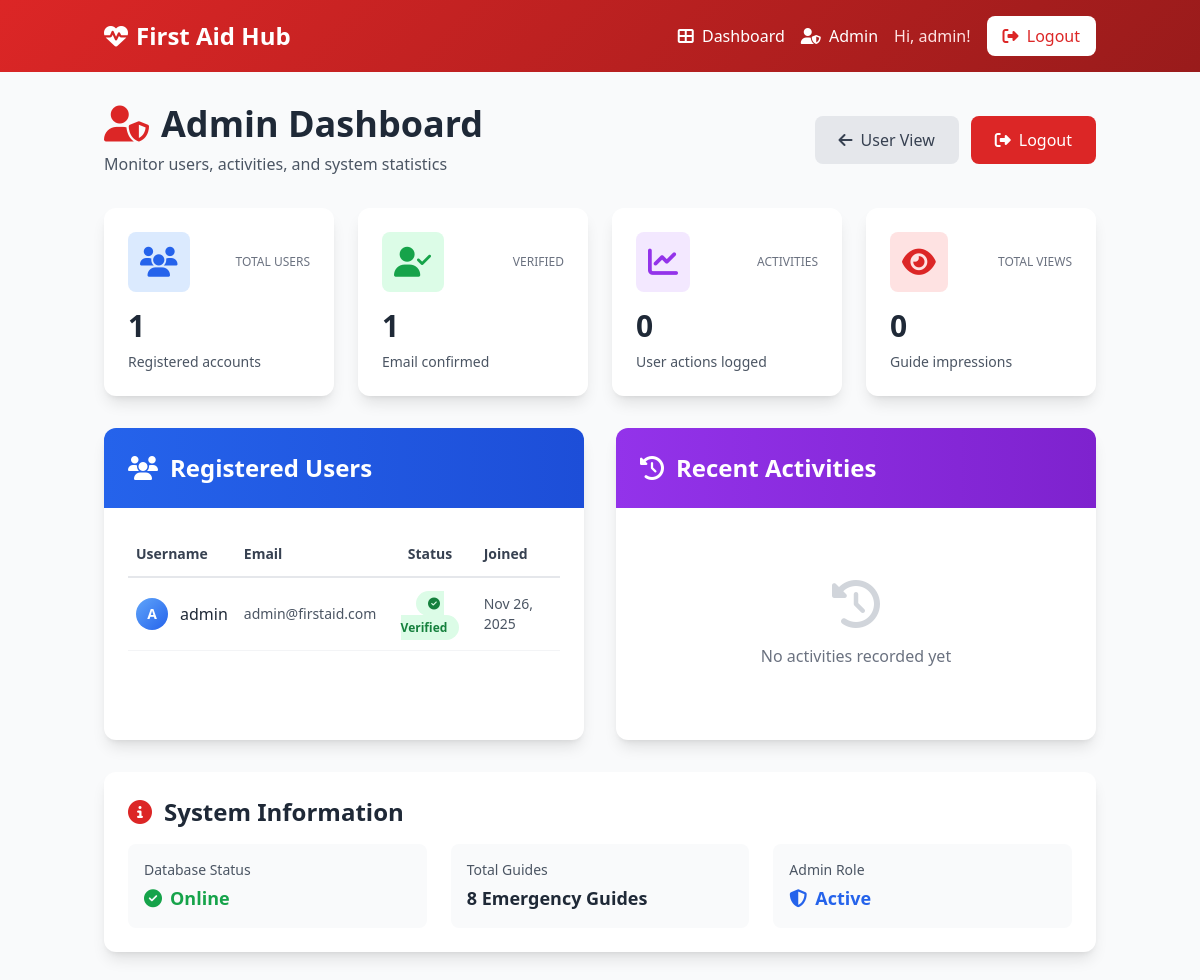
The page /admin (signed in) on the database its author committed.
### app.py (models this page shows)
class User(db.Model):
    id = db.Column(db.Integer, primary_key=True)
    username = db.Column(db.String(80), unique=True, nullable=False)
    email = db.Column(db.String(120), unique=True, nullable=False)
    password = db.Column(db.String(200), nullable=False)
    is_verified = db.Column(db.Boolean, default=False)
    is_admin = db.Column(db.Boolean, default=False)
    verification_token = db.Column(db.String(100))
    created_at = db.Column(db.DateTime, default=datetime.utcnow)
    last_login = db.Column(db.DateTime)
    activities = db.relationship("Activity", backref="user", lazy=True)

### app.py (the view)
@app.route("/admin")
@admin_required
def admin_dashboard():
    total_users = User.query.count()
    verified_users = User.query.filter_by(is_verified=True).count()
    total_guides = EmergencyGuide.query.count()
    total_activities = Activity.query.count()
    total_views = db.session.query(db.func.sum(EmergencyGuide.views)).scalar() or 0
    recent_activities = (
        Activity.query.order_by(Activity.timestamp.desc()).limit(20).all()
    )
    for a in recent_activities:
        user = User.query.get(a.user_id)
        a.username = user.username if user else "Unknown"
    users = User.query.order_by(User.created_at.desc()).all()
    stats = {
        "total_users": total_users,
        "verified_users": verified_users,
        "total_guides": total_guides,
        "total_activities": total_activities,
        "total_views": total_views,
    }
    return render_template(
        "admin.html", stats=stats, activities=recent_activities, users=users
    )

### templates/admin.html (shortened to what this page needs)
{% extends "base.html" %}
{% block content %}
<div class="min-h-screen bg-gray-50 py-8">
    <div class="container mx-auto px-4">
        <div class="mb-8 animate-fade-in">
            <div class="flex flex-col md:flex-row justify-between items-start md:items-center gap-4">
                <div>
                    <h1 class="text-4xl font-bold text-gray-800 mb-2">
                        <i class="fas fa-user-shield text-red-600 mr-3"></i>Admin Dashboard
                    </h1>
                    <p class="text-gray-600">Monitor users, activities, and system statistics</p>
                </div>
                <div class="flex gap-3">
                    <a href="{{ url_for('dashboard') }}" class="bg-gray-200 text-gray-700 px-6 py-3 rounded-lg hover:bg-gray-300 transition">
                        <i class="fas fa-arrow-left mr-2"></i>User View
                    </a>
                    <a href="{{ url_for('logout') }}" class="bg-red-600 text-white px-6 py-3 rounded-lg hover:bg-red-700 transition">
                        <i class="fas fa-sign-out-alt mr-2"></i>Logout
                    </a>
                </div>
            </div>
        </div>
        <div class="grid md:grid-cols-4 gap-6 mb-8">
            <div class="bg-white rounded-xl shadow-lg p-6 hover:shadow-xl transition transform hover:-translate-y-1 animate-slide-up">
                <div class="flex items-center justify-between mb-4">
                    <div class="bg-blue-100 p-3 rounded-lg">
                        <i class="fas fa-users text-3xl text-blue-600"></i>
                    </div>
                    <span class="text-xs text-gray-500 uppercase">Total Users</span>
                </div>
                <h3 class="text-3xl font-bold text-gray-800">{{ stats.total_users }}</h3>
                <p class="text-sm text-gray-600 mt-2">Registered accounts</p>
            </div>
            <div class="bg-white rounded-xl shadow-lg p-6 hover:shadow-xl transition transform hover:-translate-y-1 animate-slide-up" style="animation-delay: 0.1s">
                <div class="flex items-center justify-between mb-4">
                    <div class="bg-green-100 p-3 rounded-lg">
                        <i class="fas fa-user-check text-3xl text-green-600"></i>
                    </div>
                    <span class="text-xs text-gray-500 uppercase">Verified</span>
                </div>
                <h3 class="text-3xl font-bold text-gray-800">{{ stats.verified_users }}</h3>
                <p class="text-sm text-gray-600 mt-2">Email confirmed</p>
            </div>
            <div class="bg-white rounded-xl shadow-lg p-6 hover:shadow-xl transition transform hover:-translate-y-1 animate-slide-up" style="animation-delay: 0.2s">
                <div class="flex items-center justify-between mb-4">
                    <div class="bg-purple-100 p-3 rounded-lg">
                        <i class="fas fa-chart-line text-3xl text-purple-600"></i>
                    </div>
                    <span class="text-xs text-gray-500 uppercase">Activities</span>
                </div>
                <h3 class="text-3xl font-bold text-gray-800">{{ stats.total_activities }}</h3>
                <p class="text-sm text-gray-600 mt-2">User actions logged</p>
            </div>
            <div class="bg-white rounded-xl shadow-lg p-6 hover:shadow-xl transition transform hover:-translate-y-1 animate-slide-up" style="animation-delay: 0.3s">
                <div class="flex items-center justify-between mb-4">
                    <div class="bg-red-100 p-3 rounded-lg">
                        <i class="fas fa-eye text-3xl text-red-600"></i>
                    </div>
                    <span class="text-xs text-gray-500 uppercase">Total Views</span>
                </div>
                <h3 class="text-3xl font-bold text-gray-800">{{ stats.total_views or 0 }}</h3>
                <p class="text-sm text-gray-600 mt-2">Guide impressions</p>
            </div>
        </div>
        <div class="grid lg:grid-cols-2 gap-8">
            <div class="bg-white rounded-xl shadow-lg overflow-hidden animate-fade-in">
                <div class="bg-gradient-to-r from-blue-600 to-blue-700 text-white p-6">
                    <h2 class="text-2xl font-bold flex items-center">
                        <i class="fas fa-users mr-3"></i>Registered Users
                    </h2>
                </div>
                <div class="p-6">
                    {% if users %}
                    <div class="overflow-x-auto">
                        <table class="w-full">
                            <thead>
                                <tr class="border-b-2 border-gray-200">
                                    <th class="text-left py-3 px-2 text-sm font-semibold text-gray-700">Username</th>
                                    <th class="text-left py-3 px-2 text-sm font-semibold text-gray-700">Email</th>
                                    <th class="text-center py-3 px-2 text-sm font-semibold text-gray-700">Status</th>
                                    <th class="text-left py-3 px-2 text-sm font-semibold text-gray-700">Joined</th>
                                </tr>
                            </thead>
                            <tbody>
                                {% for user in users %}
                                <tr class="border-b border-gray-100 hover:bg-gray-50 transition">
                                    <td class="py-3 px-2">
                                        <div class="flex items-center">
                                            <div class="w-8 h-8 bg-gradient-to-br from-blue-400 to-blue-600 rounded-full flex items-center justify-center text-white font-bold text-sm mr-3">
                                                {{ user.username[0].upper() }}
                                            </div>
                                            <span class="font-medium text-gray-800">{{ user.username }}</span>
                                        </div>
                                    </td>
                                    <td class="py-3 px-2 text-sm text-gray-600">{{ user.email }}</td>
                                    <td class="py-3 px-2 text-center">
                                        {% if user.is_verified %}
                                        <span class="bg-green-100 text-green-700 px-3 py-1 rounded-full text-xs font-semibold">
                                            <i class="fas fa-check-circle mr-1"></i>Verified
                                        </span>
                                        {% else %}
                                        <span class="bg-yellow-100 text-yellow-700 px-3 py-1 rounded-full text-xs font-semibold">
                                            <i class="fas fa-clock mr-1"></i>Pending
                                        </span>
                                        {% endif %}
                                    </td>
                                    <td class="py-3 px-2 text-sm text-gray-600">
                                        {{ user.created_at.strftime('%b %d, %Y') if user.created_at else 'N/A' }}
                                    </td>
                                </tr>
                                {% endfor %}
                            </tbody>
                        </table>
                    </div>
                    {% else %}
                    <div class="text-center py-12 text-gray-500">
                        <i class="fas fa-users text-5xl mb-4 text-gray-300"></i>
                        <p>No users registered yet</p>
                    </div>
                    {% endif %}
                </div>
            </div>
            <div class="bg-white rounded-xl shadow-lg overflow-hidden animate-fade-in">
                <div class="bg-gradient-to-r from-purple-600 to-purple-700 text-white p-6">
                    <h2 class="text-2xl font-bold flex items-center">
                        <i class="fas fa-history mr-3"></i>Recent Activities
                    </h2>
                </div>
                <div class="p-6">
                    {% if activities %}
                    <div class="space-y-4 max-h-96 overflow-y-auto">
                        {% for activity in activities %}
                        <div class="flex items-start bg-gray-50 rounded-lg p-4 hover:bg-gray-100 transition">
                            <div class="flex-shrink-0 mr-4">
                                {% if activity.action == 'login' %}
                                <div class="w-10 h-10 bg-green-100 rounded-full flex items-center justify-center">
                                    <i class="fas fa-sign-in-alt text-green-600"></i>
                                </div>
                                {% elif activity.action == 'logout' %}
                                <div class="w-10 h-10 bg-red-100 rounded-full flex items-center justify-center">
                                    <i class="fas fa-sign-out-alt text-red-600"></i>
                                </div>
                                {% elif activity.action == 'signup' %}
                                <div class="w-10 h-10 bg-blue-100 rounded-full flex items-center justify-center">
                                    <i class="fas fa-user-plus text-blue-600"></i>
                                </div>
                                {% elif activity.action == 'view_guide' %}
                                <div class="w-10 h-10 bg-purple-100 rounded-full flex items-center justify-center">
                                    <i class="fas fa-book-medical text-purple-600"></i>
                                </div>
                                {% else %}
                                <div class="w-10 h-10 bg-gray-100 rounded-full flex items-center justify-center">
                                    <i class="fas fa-circle text-gray-600"></i>
                                </div>
                                {% endif %}
                            </div>
                            <div class="flex-1">
                                <p class="text-sm font-medium text-gray-800">
                                    <span class="font-bold">{{ activity.username }}</span>
                                    {% if activity.action == 'login' %}logged in
                                    {% elif activity.action == 'logout' %}logged out
                                    {% elif activity.action == 'signup' %}created an account
                                    {% elif activity.action == 'view_guide' %}viewed a guide
                                    {% else %}{{ activity.action }}
                                    {% endif %}
                                </p>
                                {% if activity.details %}
                                <p class="text-xs text-gray-600 mt-1">{{ activity.details }}</p>
                                {% endif %}
                                <p class="text-xs text-gray-500 mt-1">
                                    <i class="fas fa-clock mr-1"></i>
                                    {{ activity.timestamp.strftime('%b %d, %Y at %I:%M %p') if activity.timestamp else 'Just now' }}
                                </p>
                            </div>
                        </div>
                        {% endfor %}
                    </div>
                    {% else %}
                    <div class="text-center py-12 text-gray-500">
                        <i class="fas fa-history text-5xl mb-4 text-gray-300"></i>
                        <p>No activities recorded yet</p>
                    </div>
                    {% endif %}
                </div>
            </div>
        </div>
        <div class="mt-8 bg-white rounded-xl shadow-lg p-6 animate-fade-in">
            <h2 class="text-2xl font-bold text-gray-800 mb-4 flex items-center">
                <i class="fas fa-info-circle text-red-600 mr-3"></i>System Information
            </h2>
            <div class="grid md:grid-cols-3 gap-6">
                <div class="bg-gray-50 rounded-lg p-4">
                    <p class="text-sm text-gray-600 mb-1">Database Status</p>
                    <p class="text-lg font-bold text-green-600">
                        <i class="fas fa-check-circle mr-2"></i>Online
                    </p>
                </div>
                <div class="bg-gray-50 rounded-lg p-4">
                    <p class="text-sm text-gray-600 mb-1">Total Guides</p>
                    <p class="text-lg font-bold text-gray-800">8 Emergency Guides</p>
                </div>
                <div class="bg-gray-50 rounded-lg p-4">
                    <p class="text-sm text-gray-600 mb-1">Admin Role</p>
                    <p class="text-lg font-bold text-blue-600">
                        <i class="fas fa-shield-alt mr-2"></i>Active
                    </p>
                </div>
            </div>
        </div>
    </div>
</div>
{% endblock %}

### templates/base.html (shortened to what this page needs)
<!DOCTYPE html>
<html lang="en">
<head>
    <script src="https://cdn.tailwindcss.com"></script>
    <link href="https://cdnjs.cloudflare.com/ajax/libs/font-awesome/6.4.0/css/all.min.css" rel="stylesheet">
</head>
<body class="bg-gray-50 min-h-screen">
    <nav class="gradient-bg text-white shadow-lg">
        <div class="container mx-auto px-4 py-4">
            <div class="flex justify-between items-center">
                <a href="/" class="text-2xl font-bold flex items-center gap-2">
                    <i class="fas fa-heartbeat"></i>
                    First Aid Hub
                </a>
                <div class="flex items-center gap-4">
                    {% if session.user_id %}
                        <a href="/dashboard" class="hover:text-red-200 transition">
                            <i class="fas fa-th-large mr-1"></i> Dashboard
                        </a>
                        {% if session.is_admin %}
                        <a href="/admin" class="hover:text-red-200 transition">
                            <i class="fas fa-user-shield mr-1"></i> Admin
                        </a>
                        {% endif %}
                        <span class="text-red-100">Hi, {{ session.username }}!</span>
                        <a href="/logout" class="bg-white text-red-600 px-4 py-2 rounded-lg hover:bg-red-50 transition">
                            <i class="fas fa-sign-out-alt mr-1"></i> Logout
                        </a>
                    {% else %}
                        <a href="/login" class="hover:text-red-200 transition">Login</a>
                        <a href="/signup" class="bg-white text-red-600 px-4 py-2 rounded-lg hover:bg-red-50 transition">
                            Sign Up
                        </a>
                    {% endif %}
                </div>
            </div>
        </div>
    </nav>
    <main>
        {% block content %}{% endblock %}
    </main>
</body>
</html>

### rows shown on the page
User: username "admin", username "A", email "admin@firstaid.com", is_verified True (drawn), created_at "Nov 26, 2025"

### other values the page prints
{{ stats.total_users }} "1"
{{ stats.verified_users }} "1"
{{ stats.total_activities }} "0"
{{ stats.total_views or 0 }} "0"
